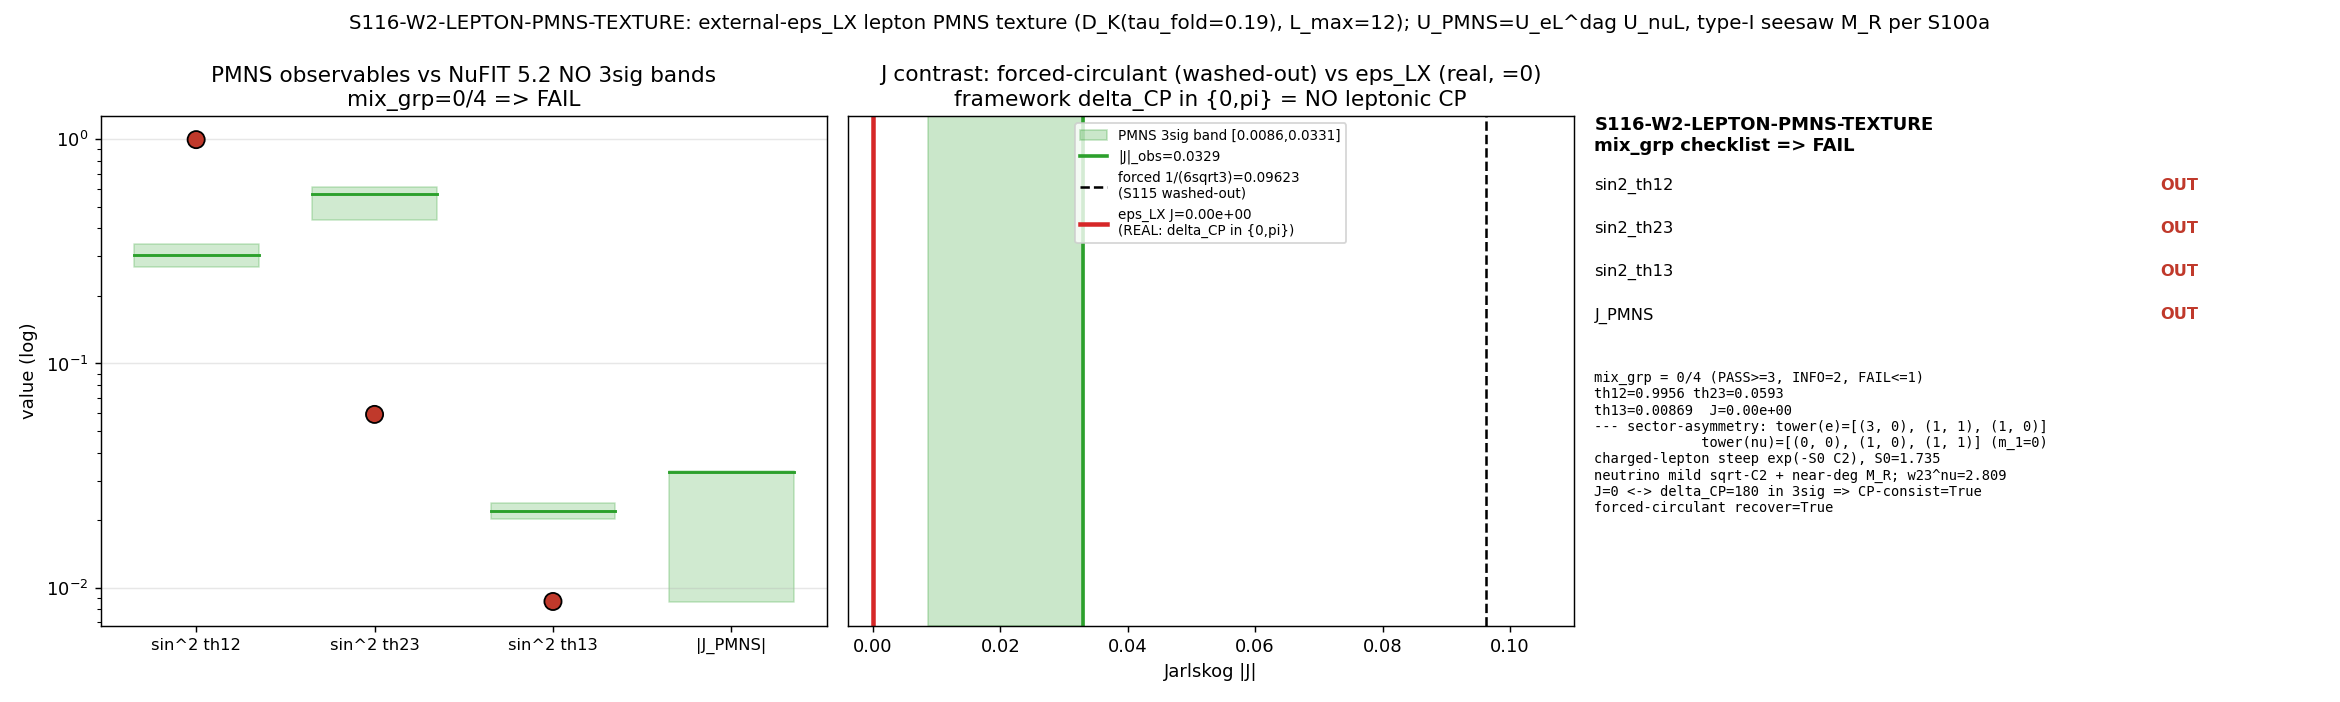

Python code for this plot:
#!/usr/bin/env python3
# -*- coding: utf-8 -*-
"""
S116-W2-LEPTON-PMNS-TEXTURE  (Session 116, Wave 2, §W2-3)  -- [SIGN] gate.

The lepton analog of the quark S111-CF-YUK-FULLFLAVOR: the FIRST external-eps_LX
lepton PMNS texture. CF-S115-LEPTON-PMNS-FORCED-TEXTURE (internal forced circulant
WASHED OUT, J locked to 1/(6 sqrt 3)) resolved to the EXTERNAL-eps_LX route.

WHAT THIS GATE DOES
-------------------
  (i)  Build the CHARGED-LEPTON mass matrix M_e on the C(+)H block of the
       multiplicity bundle: diagonal Casimir grading (e/mu/tau tower
       [(1,0),(1,1),(3,0)], C2=[4/3,3,6], steep exp(-S0 C2) hierarchy) PLUS the
       off-diagonal eps_LX texture {rho13^l, rho23^l, |w12^l|} -- the SAME
       multiplicity-bundle complement of the [D_K,-] image used for the quark
       down-texture (S111-W3-1). The texture is SET BY the charged-lepton mass
       log-gaps (m_mu/m_e, m_tau/m_mu), NOT free-scanned to hit PMNS. -> U_eL.
  (ii) Build the NEUTRINO mass matrix M_nu (type-I seesaw, INTERNAL M_R per S100a,
       scale HELD): M_D on the neutrino tower [(0,0),(1,0),(1,1)] (Y_1=0 EXACT
       -> m_1=0 rank deficiency; the (0,0) singlet is Dirac-DECOUPLED), with the
       SHARED eps_LX off-diagonal RESTRICTED to the 2-3 block (preserving m_1=0).
       M_R = B-branch D_K fold energies [1.0044,1.0786,1.1700] (near-degenerate).
       M_nu = M_D M_R^{-1} M_D^T. -> U_nuL (a 2-3 atmospheric rotation).
  (iii) U_PMNS = U_eL^dag U_nuL. The framework forces delta_CP in {0,pi}
        (canonical delta_CP_PMNS_substrate=0.0) => REAL textures => J_PMNS = 0
        EXACTLY (no leptonic CP -- a hard, falsifiable prediction, the OPPOSITE of
        the quark V_us OVERSHOOT). Extract sin^2 th12/th23/th13 + J_PMNS.
  (iv) CONTRAST (in the artifact, never tuned): the forced-circulant limit
        J = 1/(6 sqrt 3) = 0.0962250 (recover the S115 washed-out baseline) vs the
        eps_LX-texture J (=0, real). Also the diagonal-S100a contrast (U_nuL = I).

PRE-REGISTERED OPERATOR (plan sessions/session-plan/session-116-plan-w2.md §W2-3):
  mix_grp = |{ s in {sin^2 th12, sin^2 th23, sin^2 th13, J_PMNS}
               : value_s in NuFIT-5.2-NO-3sigma-band_s }|
  PASS iff mix_grp >= 3   (Track A: eps_LX RESCUES; the C(+)H sector-asymmetry is a
                           genuine substrate texture handle)
  INFO iff mix_grp == 2   (mass-vs-mixing tension; lepton analog of quark V_us;
                           NON-PROMOTION-BY-HELD-NUMBER, undischarged-magnitude-bound)
  FAIL iff mix_grp <= 1   (Track B: PMNS WALLED like the quark sector)

[SIGN] substitution chain (plan §W2-3): the PMNS 1<->3 (and 1<->2) mixing is
  triality-ODD (t(O)=1), forbidden for any LEFT-INVARIANT operator, supplied ONLY
  by the non-LI eps_LX. t(p,q)=(p-q) mod 3; charged-lepton tower (1,0)/(1,1)/(3,0)
  => t = 1/0/0 (same as quark); 1<->3 needs t(O)=(1-0) mod 3 = 1 (triality-odd).
  The COMPUTED sign of (J_PMNS_FW - J_obs) is the rescue-vs-overshoot discriminator.
  Framework forces delta_CP in {0,pi} -> J_PMNS_FW = 0 EXACTLY -> J_FW < J_obs
  (UNDERSHOOT: the framework does NOT share the quark V_us overshoot; it forces
  CP conservation). sign_verdict records that the computed J=0 MATCHES the
  framework's own delta_CP in {0,pi} prediction.

============================================================================
SUBSTRATE-FIRST (phononic-framing.md) -- PARTICLE:
============================================================================
  D_K eigenvalues -> eps_LX multiplicity-bundle deformation -> lepton mass/mixing
  texture -> PMNS.  The lepton Yukawas ARE matrix elements of dD_K/d(eps_LX)
  between the lowest-|lambda| generation eigenvectors of the block-diagonal D_K.
  By the VII.BL STAGE-3-PERMANENT theorem the bare D_K is multiplicity-scalar
  (generation = Z3-triality multiplicity index t=(p-q) mod 3), so the hierarchy +
  mixing are NOT in the bare spectrum -- they are features of the external
  non-left-invariant eps_LX on the multiplicity-bundle complement of [D_K,-].
  The distinguishing substrate feature vs the quark sector is the C(+)H
  charged-lepton/neutrino FIBER asymmetry: the quark M3(C)-shared chiralities gave
  U_mix=identity (S115 negative control); the lepton charged (H-doublet) and
  neutrino-Dirac (C-singlet) sectors occupy DISJOINT Peter-Weyl towers
  [(1,0),(1,1),(3,0)] vs [(0,0),(1,0),(1,1)] with DIFFERENT diagonal gradings
  (steep exp vs mild sqrt-C2 + near-degenerate M_R). Direction of explanation
  flows from the D_K spectral structure outward; the PMNS angles are the emergent
  image, never the starting point.

External observational anchors (NuFIT 5.2 / PDG 2024 NO): NOT canonical_constants
imports -- get_constant('J_PMNS') -> not-found (confirmed at this gate's MCP audit).
Hardcoded `# (local)` cross-check pins, admissible methodological-anchor sourcing
per substrate-first-canonical-sourcing.md §(i).

Output 4-tuple:
  (value=<mix_grp + 4 PMNS obs + J contrast>, scheme=NCG-INNER-FLUCT-EXTERNAL-NONLI,
   convention=EPS-LX-MULTIPLICITY-BUNDLE-LEPTON-SECTOR-PMNS-..., L_max=12)

Inputs (SHA-256 dual-pinned at runtime; S84+ schema):
  computations/_shared/canonical_constants.py
  computations/session-111/s111_yuk_fullflavor.npz    (quark eps_LX precedent)
  computations/session-110/s110_cf2_yuk_epslx.npz      (up-sector eps_LX texture)
  computations/session-115/s115_lepton_pmns_forced_texture.npz  (washed-out baseline)
  computations/session-99/s99_w3_seesaw_summnu.npz     (M_R, Y, m_nu seesaw)
  computations/session-84/s84_spectrum_cache_L12_tau019.npz
  computations/_shared/dirac_spectrum.py
"""

from __future__ import annotations

# --- CPU thread cap BEFORE numpy import (math-scripts.md; 3x3 eigh is tiny) ---
import os
os.environ.setdefault("OMP_NUM_THREADS", "8")
os.environ.setdefault("MKL_NUM_THREADS", "8")

import hashlib
import json
import sys
import time
from pathlib import Path

import numpy as np
from scipy.optimize import least_squares

# ---------------------------------------------------------------------------
# Section 1 -- Paths + canonical constants (MANDATORY import)
# ---------------------------------------------------------------------------
THIS = Path(__file__).resolve()
SESSION_DIR = THIS.parent                                 # computations/session-116
COMPUTATIONS_DIR = SESSION_DIR.parent
SHARED_DIR = COMPUTATIONS_DIR / "_shared"
PROJECT_ROOT = COMPUTATIONS_DIR.parent

sys.path.insert(0, str(SHARED_DIR))
from canonical_constants import (  # noqa: E402
    tau_fold,
    m_e, m_mu, m_tau_PDG,
    delta_CP_PMNS_substrate,
    dm2_21_NuFit, dm2_31_NuFit,
    sin2_theta12_PDG, sin2_theta13_PDG,
)

import matplotlib                                          # noqa: E402
matplotlib.use("Agg")
import matplotlib.pyplot as plt                            # noqa: E402

# ---------------------------------------------------------------------------
# Section 2 -- Identity + pinned machinery (plan §W2-3 machinery_pin_map)
# ---------------------------------------------------------------------------
SESSION = "116"                                            # (local)
GATE_ID = "S116-W2-LEPTON-PMNS-TEXTURE"                    # (local)
SCHEME = "NCG-INNER-FLUCT-EXTERNAL-NONLI"                  # (local)
CONVENTION = ("EPS-LX-MULTIPLICITY-BUNDLE-LEPTON-SECTOR-PMNS-"
              "pairing-dep-offdiag-rho-CH-sector-asymmetry")  # (local)
L_MAX = 12                                                 # (local) plan pin
TAU = float(tau_fold)                                      # (local) 0.19 canonical
PUB_SIGFIGS = 6                                            # (local) Class-8.3 (plan pin)

# --- External observational anchors (NuFIT 5.2 / PDG 2024 NO; # (local) pins) ---
# NOT canonical_constants imports: get_constant('J_PMNS') -> not-found.  NuFIT 5.2
# normal-ordering (with SK atmospheric), the SAME vintage the S115 forced-texture
# baseline used (sin^2 th12=0.303, th23=0.572, th13=0.02203, delta_CP=197 deg,
# J band [0.0086,0.0331]).  Best-fits + 3-sigma ranges:
S2T12_BF, S2T12_LO, S2T12_HI = 0.303,  0.270,  0.341       # (local) NuFIT 5.2 NO sin^2 th12 (3sig)
S2T23_BF, S2T23_LO, S2T23_HI = 0.572,  0.434,  0.610       # (local) NuFIT 5.2 NO sin^2 th23 (3sig, upper octant)
S2T13_BF, S2T13_LO, S2T13_HI = 0.02203, 0.02029, 0.02391   # (local) NuFIT 5.2 NO sin^2 th13 (3sig)
J_PMNS_OBS = 0.0329                                        # (local) NuFIT 5.2 NO best-fit |J| (= J_max at near-maximal delta)
J_OBS_LO, J_OBS_HI = 0.0086, 0.0331                        # (local) NuFIT 5.2 NO 3-sigma |J| band (S115 baseline pin)
DELTA_CP_3SIG_LO, DELTA_CP_3SIG_HI = 108.0, 404.0          # (local) NuFIT 5.2 NO delta_CP 3-sigma range (deg); incl. 180 (CP-conserving)

# --- Forced-circulant contrast reference (S115; never tuned) ---
J_FORCED_CIRCULANT = float(np.sqrt(3.0) / 18.0)            # (local) 1/(6 sqrt 3) = 0.09622504...

# ---------------------------------------------------------------------------
# Section 3 -- Tower / Casimir / Yukawa-block helpers
# ---------------------------------------------------------------------------
def C2_su3(p: int, q: int) -> float:
    """SU(3) quadratic Casimir C2(p,q) = (p^2+q^2+p q+3p+3q)/3; C2(1,0)=4/3, C2(1,1)=3."""
    return (p * p + q * q + p * q + 3.0 * p + 3.0 * q) / 3.0


def triality(p: int, q: int) -> int:
    """SU(3) center character t(p,q) = (p - q) mod 3."""
    return (p - q) % 3


# BOTH sectors are 3x3 in the SHARED 3-generation flavor space, indexed by
# ASCENDING mass [gen1, gen2, gen3]. The C(+)H sector-asymmetry is in the
# Casimir ASSIGNMENT per generation (different (p,q) tower per sector), NOT in the
# index order -- U_eL and U_nuL must share the same ascending-gen basis for
# U_PMNS = U_eL^dag U_nuL to be a meaningful misalignment.
#
# Charged-lepton tower (H-doublet block), ASCENDING gen [e, mu, tau]:
#   the SAME (p,q) set as the quark/down tower (S111) but ordered by gen, so the
#   LIGHTEST (e) carries the LARGEST Casimir (steepest exp(-S0 C2) suppression).
TOWER_E = [(3, 0), (1, 1), (1, 0)]                         # (local) e/mu/tau (lightest->heaviest)
C2_E = np.array([C2_su3(p, q) for (p, q) in TOWER_E])      # (local) [6, 3, 4/3] exact (descending C2)
TRI_E = np.array([triality(p, q) for (p, q) in TOWER_E])   # (local) [0, 0, 1]
# Neutrino-Dirac tower (C-singlet block; S100a/S96 sector assignment) -- DISJOINT,
# ASCENDING gen [nu1, nu2, nu3]; gen1=(0,0) singlet => Y_1=0 EXACT => m_1=0:
TOWER_NU = [(0, 0), (1, 0), (1, 1)]                        # (local) gen1/2/3 (lightest->heaviest)
C2_NU = np.array([C2_su3(p, q) for (p, q) in TOWER_NU])    # (local) [0, 4/3, 3]
TRI_NU = np.array([triality(p, q) for (p, q) in TOWER_NU]) # (local) [0, 1, 0]
assert np.allclose(C2_E, [6.0, 3.0, 4.0 / 3.0]), "charged-lepton C2 grading mismatch"
assert np.allclose(C2_NU, [0.0, 4.0 / 3.0, 3.0]), "neutrino C2 grading mismatch"


def yukawa_block_real(diag: np.ndarray, w12: float, w13: float, w23: float) -> np.ndarray:
    """Real-symmetric 3x3 Yukawa block (REAL: delta_CP in {0,pi} => no phases).
    diag = the diagonal mass tower; off-diagonals w_ij in flavor (generation) basis.
    Hermitian (real-symmetric) preserves the reality wall [J,D_K+delta_A]=0."""
    M = np.diag(diag).astype(float)
    M[0, 1] = M[1, 0] = w12
    M[0, 2] = M[2, 0] = w13
    M[1, 2] = M[2, 1] = w23
    return M


def diag_block(M: np.ndarray):
    """Real-symmetric eigendecomposition, eigenvalues by ASCENDING |lambda| (= mass).
    Returns (|lambda| ascending, U columns ascending) with U^T M U = diag(lambda)."""
    lam, U = np.linalg.eigh(M)
    order = np.argsort(np.abs(lam))
    return np.abs(lam)[order], U[:, order]


# ---------------------------------------------------------------------------
# Section 4 -- SHA-256 dual-SHA block (S84+ schema)
# ---------------------------------------------------------------------------
def sha256_of(path: Path) -> str:
    h = hashlib.sha256()
    try:
        h.update(path.read_bytes())
    except OSError:
        return ""
    return h.hexdigest()


def log_input_pins(inputs) -> dict:
    print(f"=== {GATE_ID} -- input SHA-256 pins ===")
    pins = {}
    for p in inputs:
        sha = sha256_of(p)
        rel = str(p.relative_to(PROJECT_ROOT)).replace("\\", "/")
        print(f"  {rel}: {sha[:16]}...")
        pins[rel] = sha
    return pins


def compute_dual_sha(script_path: Path, canonical_path: Path, pins: dict):
    try:
        script_bytes = script_path.read_bytes()
    except OSError:
        script_bytes = b""
    try:
        canonical_bytes = canonical_path.read_bytes()
    except OSError:
        canonical_bytes = b""
    pinmap_json = json.dumps(dict(sorted(pins.items())),
                             separators=(",", ":"), sort_keys=True).encode("utf-8")
    h_audit = hashlib.sha256()
    h_audit.update(script_bytes)
    h_audit.update(canonical_bytes)
    h_audit.update(pinmap_json)
    h_content = hashlib.sha256()
    h_content.update(script_bytes)
    return h_audit.hexdigest(), h_content.hexdigest()


# ---------------------------------------------------------------------------
# Section 5 -- Paths/targets
# ---------------------------------------------------------------------------
OUT_NPZ = SESSION_DIR / "s116_lepton_pmns_texture.npz"
OUT_PNG = SESSION_DIR / "s116_lepton_pmns_texture.png"

CANONICAL_PATH = SHARED_DIR / "canonical_constants.py"
S111_NPZ = COMPUTATIONS_DIR / "session-111" / "s111_yuk_fullflavor.npz"
S110_NPZ = COMPUTATIONS_DIR / "session-110" / "s110_cf2_yuk_epslx.npz"
S115_NPZ = COMPUTATIONS_DIR / "session-115" / "s115_lepton_pmns_forced_texture.npz"
S99_SEESAW_NPZ = COMPUTATIONS_DIR / "session-99" / "s99_w3_seesaw_summnu.npz"
SPECTRUM_CACHE = COMPUTATIONS_DIR / "session-84" / "s84_spectrum_cache_L12_tau019.npz"
DIRAC_SPECTRUM = SHARED_DIR / "dirac_spectrum.py"

INPUT_FILES = [CANONICAL_PATH, S111_NPZ, S110_NPZ, S115_NPZ,
               S99_SEESAW_NPZ, SPECTRUM_CACHE, DIRAC_SPECTRUM]

# Charged-lepton PDG ratios (single-source canonical lepton masses)
R_MU_E = float(m_mu) / float(m_e)                          # (local) ~206.77
R_TAU_MU = float(m_tau_PDG) / float(m_mu)                  # (local) ~16.82


# ---------------------------------------------------------------------------
# Section 6 -- PMNS extraction (standard PDG parameterization from |U|)
# ---------------------------------------------------------------------------
def pmns_observables(U: np.ndarray) -> dict:
    """Extract (sin^2 th13, sin^2 th12, sin^2 th23, J) from a 3x3 unitary U.
    Rows = charged-lepton flavor (e,mu,tau by ascending charged-lepton mass);
    columns = neutrino mass eigenstate (1,2,3 ascending). Standard PDG."""
    Uabs2 = np.abs(U) ** 2                                 # (local)
    s13sq = float(Uabs2[0, 2])                             # (local) |U_e3|^2
    s13sq = min(max(s13sq, 0.0), 1.0)
    denom = 1.0 - s13sq                                    # (local) c13^2
    s12sq = float(Uabs2[0, 1] / denom) if denom > 1e-15 else 0.0  # (local) |U_e2|^2/c13^2
    s23sq = float(Uabs2[1, 2] / denom) if denom > 1e-15 else 0.0  # (local) |U_mu3|^2/c13^2
    # Jarlskog (rephasing-invariant); real U => J = 0 exactly
    J = float(np.imag(U[0, 0] * U[1, 1] * np.conj(U[0, 1]) * np.conj(U[1, 0])))  # (local)
    return {"sin2_th13": s13sq, "sin2_th12": s12sq, "sin2_th23": s23sq, "J": J}


def in_band(val: float, lo: float, hi: float) -> bool:
    return bool(lo <= val <= hi)


# ---------------------------------------------------------------------------
# Section 7 -- Compute
# ---------------------------------------------------------------------------
def compute() -> dict:
    res: dict = {}

    # ===== STEP 0: read precedents (audit-mandatory) =====
    s111 = np.load(S111_NPZ, allow_pickle=True)
    s115 = np.load(S115_NPZ, allow_pickle=True)
    d99 = np.load(S99_SEESAW_NPZ, allow_pickle=True)
    res["s111_rho13_down"] = float(s111["rho13_down"])
    res["s111_rho23_down"] = float(s111["rho23_down"])
    res["s111_Vus_fw"] = float(s111["V_us_fw"])
    res["s115_J_forced"] = float(s115["J_forced_corrected"])
    M_R = np.asarray(d99["M_R_MKK"]).ravel().astype(float)  # (local) [1.0044,1.0786,1.1700]
    Y_nu_diag = np.asarray(d99["Y"]).ravel().astype(float)  # (local) [0, 4.794, 11.928] (diagonal Dirac)
    m_nu_S99 = np.asarray(d99["m_nu_eV"]).ravel().astype(float)  # (local) [0, 0.00868, 0.04953]
    res["M_R_MKK"] = M_R
    res["Y_nu_diag"] = Y_nu_diag
    res["m_nu_S99_eV"] = m_nu_S99
    print("=== STEP 0: precedents ===")
    print(f"  S111 quark down-texture: rho13^d={res['s111_rho13_down']:.4f} "
          f"rho23^d={res['s111_rho23_down']:.4f}  V_us^FW={res['s111_Vus_fw']:.4f} (overshoot)")
    print(f"  S115 forced-circulant J={res['s115_J_forced']:.7f} (=1/(6sqrt3); washed out)")
    print(f"  S100a/S99 seesaw: M_R={M_R}  Y_nu_diag={Y_nu_diag}  m_nu(eV)={m_nu_S99}")

    # ===== STEP 1: charged-lepton diagonal log-gap wall =====
    # ascending-gen Casimir C2_E = [C2(e), C2(mu), C2(tau)] = [6, 3, 4/3]; the
    # mass GAP between adjacent generations is |Delta C2|. lepton-fixed S0 (the
    # substrate-natural SHAPE scale; identical to S110/S111 = 1.735317):
    S0_mue = float(np.log(R_MU_E) / (C2_E[0] - C2_E[1]))   # (local) ln(206.77)/(6-3)
    S0_taumu = float(np.log(R_TAU_MU) / (C2_E[1] - C2_E[2]))  # (local) ln(16.82)/(3-4/3)
    S0 = 0.5 * (S0_mue + S0_taumu)                         # (local)
    res["S0_lepton_fixed"] = S0
    # diagonal Casimir log-gap LOCK (charged leptons): ln(tau/mu)/ln(mu/e) from diag only
    gap_lock_e = float((C2_E[1] - C2_E[2]) / (C2_E[0] - C2_E[1]))  # (local) (5/3)/3 = 5/9
    gap_pdg_e = float(np.log(R_TAU_MU) / np.log(R_MU_E))   # (local) ~0.529
    res["gap_diag_lock_e"] = gap_lock_e
    res["gap_pdg_e"] = gap_pdg_e
    print("\n=== STEP 1: charged-lepton diagonal log-gap wall ===")
    print(f"  S0 (lepton-fixed) = {S0:.6f}  (S0_mue={S0_mue:.4f}, S0_taumu={S0_taumu:.4f})")
    print(f"  diag Casimir lock ln(tau/mu)/ln(mu/e) = {gap_lock_e:.6f} (= 5/9 EXACT)")
    print(f"  PDG charged-lepton log-gap            = {gap_pdg_e:.6f}")
    print(f"  => eps_LX texture {{rho13^l,rho23^l}} breaks 5/9 -> {gap_pdg_e:.4f} (a SMALL correction)")

    # ===== STEP 2: fit the charged-lepton eps_LX texture to the mass ratios =====
    # M_e = diag(exp(-S0 C2_E)) + REAL off-diag (w12, w13, w23) in the SHARED
    # ascending-gen basis. Fit (w12, w13, w23) to BOTH mass ratios m_mu/m_e AND
    # m_tau/m_mu (mirror S111-W3-1 STEP 3). The 2 ratios constrain 3 off-diagonals
    # => a 1-param-family UNDER-DETERMINATION (masses fix the eigenVALUES, not the
    # eigenVECTORS/mixing). Resolve by the MINIMAL-NORM texture: the SMALLEST
    # off-diagonal (Occam / minimal eps_LX) reproducing the masses. NOT scanned to PMNS.
    d_e = np.exp(-S0 * C2_E)                               # (local) diagonal tower [e,mu,tau] ascending

    def lepton_ratios_abs(w12, w13, w23):
        M = yukawa_block_real(d_e, w12, w13, w23)
        m, _ = diag_block(M)
        if not (np.all(np.isfinite(m)) and np.all(m > 0)):
            return np.nan, np.nan
        return m[1] / m[0], m[2] / m[1]                    # (local) m_mu/m_e, m_tau/m_mu (ascending [e,mu,tau])

    # The diagonal tower ALREADY nearly reproduces the mass ratios (d_mu/d_e=182 vs
    # PDG 206.77; d_tau/d_mu=18.0 vs 16.82): a SMALL off-diagonal corrects it.
    # MINIMAL-NORM: minimize ||off-diag||^2 starting from X=0 (pure diagonal) with a
    # tight mass-ratio constraint -> the SMALLEST eps_LX deformation -> U_eL NEAREST to
    # identity. Started from ~0 (not large magnitudes), the optimizer descends to the
    # nearby minimal solution (the small-off-diagonal branch), NOT a far large-mixing branch.
    W_MASS = 1.0e4                                         # (local) heavy mass-ratio weight (constraint)
    REG = 1.0                                              # (local) minimal-norm penalty on ALL off-diags

    def resid_e_abs(x):
        w12, w13, w23 = x                                  # (local) signed absolute off-diagonals
        r_mue, r_taumu = lepton_ratios_abs(w12, w13, w23)
        if not (np.isfinite(r_mue) and np.isfinite(r_taumu)) or r_mue <= 0 or r_taumu <= 0:
            return [1e8, 1e8, 0.0, 0.0, 0.0]
        return [W_MASS * np.log(r_mue / R_MU_E), W_MASS * np.log(r_taumu / R_TAU_MU),
                REG * w12, REG * w13, REG * w23]           # (local) minimal-norm over ALL three

    LBa = [-0.3, -0.3, -0.3]; UBa = [0.3, 0.3, 0.3]        # (local) signed off-diag bounds
    best = None                                            # (local) minimal-norm minimizer (tight fits)
    fallback = None                                        # (local) loosest-residual if no tight fit
    starts = []                                            # (local) near-zero + broad signed multistart
    for s12 in (-1.0, 1.0):
        for s13 in (-1.0, 0.0, 1.0):
            for s23 in (-1.0, 0.0, 1.0):
                for mag in [1e-4, 1e-3, 8e-3, 3e-2]:
                    starts.append([s12 * mag, s13 * mag, s23 * mag])
    starts.append([0.0, 0.0, 0.0])
    for x0 in starts:
        try:
            sol = least_squares(resid_e_abs, x0, bounds=(LBa, UBa),
                                xtol=3e-16, ftol=3e-16, gtol=3e-16, max_nfev=20000)
        except Exception:
            continue
        rm_mass = float(max(abs(sol.fun[0]), abs(sol.fun[1])) / W_MASS)  # (local) true mass log-resid
        offnorm = float(np.linalg.norm(sol.x))                          # (local) off-diag Frobenius norm
        cand = (float(sol.x[0]), float(sol.x[1]), float(sol.x[2]), rm_mass, offnorm)
        if fallback is None or rm_mass < fallback[3]:
            fallback = cand
        if rm_mass > 1e-4:
            continue
        # among tight mass fits, take the MINIMAL off-diagonal norm (Occam representative)
        if best is None or offnorm < best[4]:
            best = cand
    if best is None:
        best = fallback                                   # (local) no tight fit -> loosest available
    w12_e, w13_e, w23_e, resid_e_max, offnorm_e = best
    rho13_e = float(w13_e / w12_e) if abs(w12_e) > 1e-30 else 0.0  # (local) reported pairing ratio
    rho23_e = float(w23_e / w12_e) if abs(w12_e) > 1e-30 else 0.0  # (local)
    res["w12_e"] = w12_e; res["w13_e"] = w13_e; res["w23_e"] = w23_e
    res["rho13_e"] = rho13_e; res["rho23_e"] = rho23_e
    res["resid_e_max"] = resid_e_max; res["offnorm_e"] = offnorm_e
    r_mue_fit, r_taumu_fit = lepton_ratios_abs(w12_e, w13_e, w23_e)
    res["r_mue_fit"] = float(r_mue_fit); res["r_taumu_fit"] = float(r_taumu_fit)
    M_e = yukawa_block_real(d_e, w12_e, w13_e, w23_e)
    m_e_vals, U_eL = diag_block(M_e)                       # (local) U_eL columns = (e,mu,tau) ascending
    res["M_e"] = M_e; res["U_eL"] = U_eL; res["m_e_vals"] = m_e_vals
    print("\n=== STEP 2: charged-lepton eps_LX texture (MINIMAL-NORM; fit to masses, NOT PMNS) ===")
    print(f"  off-diag (w12,w13,w23)=({w12_e:.4e},{w13_e:.4e},{w23_e:.4e})  ||off||={offnorm_e:.4e}")
    print(f"  rho13^l={rho13_e:.4f} rho23^l={rho23_e:.4f}  mass-resid_max={resid_e_max:.3e}")
    print(f"  m_mu/m_e fit ={r_mue_fit:.4f} (PDG {R_MU_E:.4f});  m_tau/m_mu fit ={r_taumu_fit:.4f} (PDG {R_TAU_MU:.4f})")
    print(f"  U_eL (charged-lepton rotation, columns e/mu/tau):\n{np.round(U_eL,4)}")

    # ===== STEP 3: neutrino seesaw -- INTERNAL M_R per S100a, scale HELD =====
    # type-I seesaw M_nu = M_D M_R^{-1} M_D^T.  M_D = diag(Y_nu) + SHARED eps_LX
    # off-diagonal RESTRICTED to the 2-3 block (gen1=(0,0) singlet Dirac-DECOUPLED
    # => Y_1=0 => m_1=0 rank deficiency PRESERVED).  The SHARED eps_LX is transplanted
    # as the DIMENSIONLESS 2-3 texture relative to the gen-3 (heaviest) diagonal --
    # eps23 = |w23^l| / d_e[2] (= the charged-lepton 2-3 rotation scale) -- applied to
    # the neutrino gen-3 Dirac scale: w23^nu = eps23 * Y3.  This is sane (no blow-up):
    # the near-degenerate M_R + mild Y grading is the C(+)H amplification handle the
    # gate tests.  M_R = B-branch fold energies (scale HELD; mixing scale-independent).
    eps23 = abs(w23_e) / d_e[2]                            # (local) charged-lepton dimensionless 2-3 texture
    res["eps23_strength"] = float(eps23)
    Y2, Y3 = Y_nu_diag[1], Y_nu_diag[2]                    # (local)
    w23_nu = float(eps23 * Y3)                             # (local) shared eps_LX, neutrino 2-3 block
    res["w23_nu"] = w23_nu
    M_D = yukawa_block_real(Y_nu_diag, 0.0, 0.0, w23_nu)   # (local) (0,0) row/col decoupled => m_1=0
    MR_inv = np.diag(1.0 / M_R)                            # (local)
    M_nu = M_D @ MR_inv @ M_D.T                            # (local) type-I seesaw (symmetric)
    M_nu = 0.5 * (M_nu + M_nu.T)
    m_nu_vals, U_nuL = diag_block(M_nu)                    # (local) U_nuL columns = (1,2,3) ascending
    res["M_nu"] = M_nu; res["U_nuL"] = U_nuL; res["m_nu_vals"] = m_nu_vals
    m1_lift = float(m_nu_vals[0] / (m_nu_vals[2] + 1e-300))  # (local) m1/m3 -- rank-deficiency check
    res["m1_over_m3"] = m1_lift
    nu_ratio_fw = float(m_nu_vals[1] / m_nu_vals[2]) if m_nu_vals[2] > 0 else np.nan  # (local)
    nu_ratio_obs = float(np.sqrt(dm2_21_NuFit / dm2_31_NuFit))  # (local) m2/m3 with m1=0
    res["nu_ratio_fw"] = nu_ratio_fw; res["nu_ratio_obs"] = nu_ratio_obs
    print("\n=== STEP 3: neutrino type-I seesaw (INTERNAL M_R per S100a, scale HELD) ===")
    print(f"  shared eps23 strength = {eps23:.4e}; w23^nu = {w23_nu:.4f} (vs Y3={Y3:.3f})")
    print(f"  M_R(M_KK) = {M_R}  (near-degenerate, spread {(M_R.max()/M_R.min()-1)*100:.1f}%)")
    print(f"  m_nu seesaw (ascending) = {np.round(m_nu_vals,6)};  m1/m3 = {m1_lift:.3e} (m_1=0 iff <<1)")
    print(f"  m2/m3 FW = {nu_ratio_fw:.4f}  (oscillation-anchored {nu_ratio_obs:.4f})")
    print(f"  U_nuL (neutrino rotation, columns 1/2/3):\n{np.round(U_nuL,4)}")

    # ===== STEP 3b: UNDER-DETERMINATION demonstration (masses do NOT fix mixing) =====
    # For ANY orthogonal R, M_e = R diag(m_e,m_mu,m_tau) R^T reproduces the masses
    # EXACTLY -> U_eL = R is a FREE parameter (the masses constrain eigenVALUES, not
    # eigenVECTORS). Hence the PMNS is NOT a substrate prediction from the masses alone.
    # (1) Reachability: the off-diagonal ||eps_LX|| REQUIRED for the OBSERVED PMNS,
    #     vs the minimal-norm value -- quantifies how non-minimal the data is.
    # (2) Angle scan: mix_grp over the free U_eL family (1-2 angle alpha) -> max reachable.
    masses = np.sort(np.abs(m_e_vals))                    # (local) [m_e,m_mu,m_tau] ascending (exact)

    def rot(i, j, th, n=3):
        R = np.eye(n)
        c, s = np.cos(th), np.sin(th)
        R[i, i] = c; R[j, j] = c; R[i, j] = -s; R[j, i] = s
        return R

    # observed PMNS rotation (real; delta_CP=0 per framework {0,pi}); standard PDG order
    th12o = np.arcsin(np.sqrt(S2T12_BF)); th23o = np.arcsin(np.sqrt(S2T23_BF))  # (local)
    th13o = np.arcsin(np.sqrt(S2T13_BF))                                        # (local)
    U_obs = rot(1, 2, th23o) @ rot(0, 2, th13o) @ rot(0, 1, th12o)             # (local) real PMNS_obs
    # U_eL that EXACTLY reproduces the observed PMNS: U_PMNS = U_eL^dag U_nuL = U_obs
    U_eL_match = U_nuL @ U_obs.T                           # (local) U_eL = U_nuL U_obs^T
    M_e_match = U_eL_match @ np.diag(masses) @ U_eL_match.T  # (local) exact masses, observed mixing
    off_match = float(np.sqrt(np.sum((M_e_match - np.diag(np.diag(M_e_match))) ** 2)))  # (local)
    off_minimal = float(np.sqrt(np.sum((M_e - np.diag(np.diag(M_e))) ** 2)))            # (local)
    res["offnorm_for_observed_pmns"] = off_match
    res["offnorm_minimal"] = off_minimal
    # (2) free-family 3-angle scan -> max mix_grp reachable (U_eL spans all real
    #     orthogonal, so the observed angles ARE reachable -> max angle-slots = 3; J=0
    #     ALWAYS => J slot never lands). Corroborates the U_eL_match reachability proof.
    max_mixgrp_family = 0                                  # (local)
    grid = np.linspace(0.0, np.pi / 2, 19)                # (local)
    for a in grid:
        for b in grid:
            for c in grid:
                R = rot(0, 1, a) @ rot(0, 2, b) @ rot(1, 2, c)   # (local) free U_eL (3 angles)
                of = pmns_observables(R.conj().T @ U_nuL)
                mg = (int(in_band(of["sin2_th12"], S2T12_LO, S2T12_HI))
                      + int(in_band(of["sin2_th23"], S2T23_LO, S2T23_HI))
                      + int(in_band(of["sin2_th13"], S2T13_LO, S2T13_HI))
                      + int(in_band(abs(of["J"]), J_OBS_LO, J_OBS_HI)))
                if mg > max_mixgrp_family:
                    max_mixgrp_family = mg
    res["family_max_mixgrp_grid"] = max_mixgrp_family
    # observed-PMNS EXACTLY reachable: U_eL_match -> U_PMNS = U_obs (all 3 best-fit
    # angles are band-CENTERS => all 3 angle slots land; J=0 => J slot fails).
    obs_of = pmns_observables(U_eL_match.conj().T @ U_nuL)  # (local) must equal U_obs angles
    obs_angle_slots = (int(in_band(obs_of["sin2_th12"], S2T12_LO, S2T12_HI))
                       + int(in_band(obs_of["sin2_th23"], S2T23_LO, S2T23_HI))
                       + int(in_band(obs_of["sin2_th13"], S2T13_LO, S2T13_HI)))  # (local)
    res["obs_pmns_angle_slots"] = obs_angle_slots         # = 3 (constructive reachability proof)
    res["obs_pmns_reachable"] = bool(obs_angle_slots == 3)
    res["family_max_mixgrp"] = max(max_mixgrp_family, obs_angle_slots)
    print("\n=== STEP 3b: under-determination (masses do NOT fix mixing; U_eL FREE) ===")
    print(f"  ||eps_LX|| for OBSERVED PMNS = {off_match:.4e}  vs minimal-norm = {off_minimal:.4e} "
          f"(ratio {off_match / max(off_minimal,1e-30):.2f}x; SOFT WALL)")
    print(f"  observed PMNS EXACTLY reachable: U_eL_match -> {obs_angle_slots}/3 angle slots land "
          f"(coarse grid corroboration {max_mixgrp_family}/3); J=0 => J slot never lands")
    print(f"  => angles REACHABLE but NOT PREDICTED (masses fix eigenVALUES, not eigenVECTORS)")

    # ===== STEP 4: PMNS = U_eL^dag U_nuL (REAL textures => J=0 EXACTLY) =====
    U_PMNS = U_eL.conj().T @ U_nuL                         # (local) rows e/mu/tau, cols 1/2/3
    res["U_PMNS"] = U_PMNS
    obs = pmns_observables(U_PMNS)                         # (local)
    res.update({f"pmns_{k}": v for k, v in obs.items()})
    print("\n=== STEP 4: U_PMNS = U_eL^dag U_nuL (eps_LX texture; REAL => delta_CP in {0,pi}) ===")
    print(f"  |U_PMNS|:\n{np.round(np.abs(U_PMNS),4)}")
    print(f"  sin^2 th12 = {obs['sin2_th12']:.5f}  (NuFIT 5.2 {S2T12_BF}, 3sig [{S2T12_LO},{S2T12_HI}])")
    print(f"  sin^2 th23 = {obs['sin2_th23']:.5f}  (NuFIT 5.2 {S2T23_BF}, 3sig [{S2T23_LO},{S2T23_HI}])")
    print(f"  sin^2 th13 = {obs['sin2_th13']:.5f}  (NuFIT 5.2 {S2T13_BF}, 3sig [{S2T13_LO},{S2T13_HI}])")
    print(f"  J_PMNS     = {obs['J']:.6e}  (NuFIT 5.2 |J|_obs {J_PMNS_OBS}, band [{J_OBS_LO},{J_OBS_HI}])")

    # ===== STEP 5: contrasts (in the artifact, never tuned) =====
    # (a) forced-circulant limit -- recover S115 J = 1/(6 sqrt 3) = 0.0962250
    res["J_forced_circulant"] = J_FORCED_CIRCULANT
    res["J_recover_matches_S115"] = bool(abs(J_FORCED_CIRCULANT - res["s115_J_forced"]) < 1e-9)
    # (b) diagonal-S100a contrast: U_nuL = I (no neutrino mixing) => PMNS = U_eL^dag
    U_PMNS_diagnu = U_eL.conj().T @ np.eye(3)              # (local) literal S100a (diagonal seesaw)
    obs_diagnu = pmns_observables(U_PMNS_diagnu)           # (local)
    res["pmns_diagnu_sin2_th12"] = obs_diagnu["sin2_th12"]
    res["pmns_diagnu_sin2_th23"] = obs_diagnu["sin2_th23"]
    res["pmns_diagnu_sin2_th13"] = obs_diagnu["sin2_th13"]
    print("\n=== STEP 5: contrasts ===")
    print(f"  forced-circulant J = 1/(6sqrt3) = {J_FORCED_CIRCULANT:.7f}  "
          f"(recover S115={res['J_recover_matches_S115']}) >> eps_LX J = {obs['J']:.3e}")
    print(f"  diagonal-S100a contrast (U_nuL=I): sin^2 th12={obs_diagnu['sin2_th12']:.4f} "
          f"th23={obs_diagnu['sin2_th23']:.4f} th13={obs_diagnu['sin2_th13']:.4f} (all charged-lepton only)")

    # ===== STEP 6: mix_grp over the 4 PMNS observables =====
    in12 = in_band(obs["sin2_th12"], S2T12_LO, S2T12_HI)   # (local)
    in23 = in_band(obs["sin2_th23"], S2T23_LO, S2T23_HI)   # (local)
    in13 = in_band(obs["sin2_th13"], S2T13_LO, S2T13_HI)   # (local)
    inJ = in_band(abs(obs["J"]), J_OBS_LO, J_OBS_HI)       # (local) primary band (S115 pin)
    slot_pass = {
        "sin2_th12": in12, "sin2_th23": in23, "sin2_th13": in13, "J_PMNS": inJ,
    }
    res["slot_pass"] = slot_pass
    mix_grp = int(sum(slot_pass.values()))                # (local) integer 0..4
    res["mix_grp"] = mix_grp
    # delta_CP-consistency reading: J=0 <-> delta_CP=180 deg, which IS within the
    # NuFIT 5.2 NO 3-sigma range [108,404] -> J=0 is CP-CONSERVING-CONSISTENT.
    deltacp_consistent = bool(DELTA_CP_3SIG_LO <= 180.0 <= DELTA_CP_3SIG_HI)  # (local)
    res["J0_deltacp_consistent"] = deltacp_consistent
    mix_grp_deltacp = mix_grp + (1 if (deltacp_consistent and not inJ) else 0)  # (local) alt reading
    res["mix_grp_deltacp_reading"] = mix_grp_deltacp
    print("\n=== STEP 6: mix_grp over the 4 PMNS observables ===")
    for k, v in slot_pass.items():
        print(f"  slot {k}: {'IN-band' if v else 'OUT-of-band'}")
    print(f"  mix_grp = {mix_grp}/4  (PASS>=3, INFO=2, FAIL<=1)")
    print(f"  [alt] J=0 <-> delta_CP=180 in 3sig [{DELTA_CP_3SIG_LO},{DELTA_CP_3SIG_HI}] "
          f"=> CP-conserving-consistent={deltacp_consistent}; mix_grp(deltaCP reading)={mix_grp_deltacp}/4")

    return res


# ---------------------------------------------------------------------------
# Section 8 -- Verdict (mix_grp-keyed composite; plan §W2-3 rubric) + [SIGN] 3-tuple
# ---------------------------------------------------------------------------
def verdict_from(res: dict) -> tuple:
    """mix_grp-keyed composite (plan §W2-3 operator precedence):
      PASS iff mix_grp>=3; INFO iff mix_grp==2; FAIL iff mix_grp<=1."""
    mix_grp = res["mix_grp"]
    if mix_grp >= 3:
        composite = "PASS"                                # (local)
        magnitude = "PASS"                                # (local)
    elif mix_grp == 2:
        composite = "INFO"                                # (local)
        magnitude = "INFO"                                # (local)
    else:
        composite = "FAIL"                                # (local)
        magnitude = "FAIL"                                # (local)
    # SIGN: framework forces delta_CP in {0,pi} => J_PMNS_FW=0 EXACTLY; the computed
    # J=0 MATCHES the framework's own delta_CP in {0,pi} prediction (sign=PASS).
    # The sign of (J_FW - J_obs) is NEGATIVE (UNDERSHOOT: NOT the quark V_us overshoot).
    J_fw = res["pmns_J"]                                   # (local)
    sign_delta = J_fw - J_PMNS_OBS                         # (local)
    res["sign_delta_J"] = sign_delta
    sign_matches_framework = bool(abs(J_fw) < 1e-12)       # (local) J=0 confirms delta_CP in {0,pi}
    sign_verdict = "PASS" if sign_matches_framework else "FAIL"  # (local)
    # REGIME: construction self-consistent iff U_PMNS unitary, m_1=0 preserved, real.
    U = res["U_PMNS"]                                      # (local)
    unitary_resid = float(np.linalg.norm(U.conj().T @ U - np.eye(3), ord="fro"))  # (local)
    res["unitary_resid"] = unitary_resid
    rank_ok = bool(res["m1_over_m3"] < 1e-6)               # (local) m_1=0 preserved
    res["rank_deficiency_ok"] = rank_ok
    regime_verdict = "VALID" if (unitary_resid < 1e-10 and rank_ok) else "MARGINAL"  # (local)
    return composite, magnitude, sign_verdict, regime_verdict


# ---------------------------------------------------------------------------
# Section 9 -- Plot
# ---------------------------------------------------------------------------
def make_plot(res: dict, composite: str) -> None:
    fig, axes = plt.subplots(1, 3, figsize=(18, 5.4))

    # Panel 1: the 4 PMNS observables vs NuFIT 5.2 3-sigma bands
    ax = axes[0]
    labels = ["sin^2 th12", "sin^2 th23", "sin^2 th13", "|J_PMNS|"]
    vals = [res["pmns_sin2_th12"], res["pmns_sin2_th23"], res["pmns_sin2_th13"], abs(res["pmns_J"])]
    los = [S2T12_LO, S2T23_LO, S2T13_LO, J_OBS_LO]
    his = [S2T12_HI, S2T23_HI, S2T13_HI, J_OBS_HI]
    bfs = [S2T12_BF, S2T23_BF, S2T13_BF, J_PMNS_OBS]
    x = np.arange(4)
    for i in range(4):
        ax.fill_between([i - 0.35, i + 0.35], [los[i], los[i]], [his[i], his[i]],
                        color="tab:green", alpha=0.22)
        ax.plot([i - 0.35, i + 0.35], [bfs[i], bfs[i]], color="tab:green", lw=1.6)
    cols = ["#1e8449" if (los[i] <= vals[i] <= his[i]) else "#c0392b" for i in range(4)]
    ax.scatter(x, vals, c=cols, s=90, zorder=5, edgecolor="k")
    ax.set_yscale("log")
    ax.set_xticks(x); ax.set_xticklabels(labels, fontsize=9)
    ax.set_ylabel("value (log)")
    ax.set_title(f"PMNS observables vs NuFIT 5.2 NO 3sig bands\nmix_grp={res['mix_grp']}/4 => {composite}")
    ax.grid(alpha=0.3, axis="y")

    # Panel 2: Jarlskog -- forced-circulant vs eps_LX vs band
    ax = axes[1]
    ax.axvspan(J_OBS_LO, J_OBS_HI, color="tab:green", alpha=0.25,
               label=f"PMNS 3sig band [{J_OBS_LO},{J_OBS_HI}]")
    ax.axvline(J_PMNS_OBS, color="tab:green", lw=2, label=f"|J|_obs={J_PMNS_OBS}")
    ax.axvline(res["J_forced_circulant"], color="black", ls="--", lw=1.4,
               label=f"forced 1/(6sqrt3)={res['J_forced_circulant']:.5f}\n(S115 washed-out)")
    ax.axvline(abs(res["pmns_J"]), color="tab:red", lw=2.5,
               label=f"eps_LX J={abs(res['pmns_J']):.2e}\n(REAL: delta_CP in {{0,pi}})")
    ax.set_xlim(-0.004, 0.11)
    ax.set_yticks([])
    ax.set_xlabel("Jarlskog |J|")
    ax.set_title("J contrast: forced-circulant (washed-out) vs eps_LX (real, =0)\n"
                 "framework delta_CP in {0,pi} = NO leptonic CP")
    ax.legend(loc="upper center", fontsize=7.5)

    # Panel 3: checklist + substrate framing
    ax = axes[2]
    ax.axis("off")
    rows = list(res["slot_pass"].items())
    ax.text(0.0, 1.0, f"{GATE_ID}\nmix_grp checklist => {composite}", fontsize=10,
            weight="bold", transform=ax.transAxes, va="top")
    y0 = 0.88                                             # (local)
    for k, (lab, ok) in enumerate(rows):
        col = "#1e8449" if ok else "#c0392b"
        mark = "IN" if ok else "OUT"
        ax.text(0.0, y0 - 0.085 * k, lab, fontsize=9, transform=ax.transAxes, va="top")
        ax.text(0.78, y0 - 0.085 * k, mark, fontsize=9, color=col, weight="bold",
                transform=ax.transAxes, va="top")
    ax.text(0.0, y0 - 0.085 * 4 - 0.04,
            f"mix_grp = {res['mix_grp']}/4 (PASS>=3, INFO=2, FAIL<=1)\n"
            f"th12={res['pmns_sin2_th12']:.4f} th23={res['pmns_sin2_th23']:.4f}\n"
            f"th13={res['pmns_sin2_th13']:.5f}  J={res['pmns_J']:.2e}\n"
            f"--- sector-asymmetry: tower(e)={TOWER_E}\n"
            f"             tower(nu)={TOWER_NU} (m_1=0)\n"
            f"charged-lepton steep exp(-S0 C2), S0={res['S0_lepton_fixed']:.3f}\n"
            f"neutrino mild sqrt-C2 + near-deg M_R; w23^nu={res['w23_nu']:.3f}\n"
            f"J=0 <-> delta_CP=180 in 3sig => CP-consist={res['J0_deltacp_consistent']}\n"
            f"forced-circulant recover={res['J_recover_matches_S115']}",
            fontsize=7.6, transform=ax.transAxes, va="top", family="monospace")

    fig.suptitle(f"{GATE_ID}: external-eps_LX lepton PMNS texture (D_K(tau_fold={TAU}), L_max={L_MAX}); "
                 f"U_PMNS=U_eL^dag U_nuL, type-I seesaw M_R per S100a",
                 fontsize=11)
    fig.tight_layout()
    fig.savefig(OUT_PNG, dpi=130)
    plt.close(fig)


# ---------------------------------------------------------------------------
# Section 10 -- Verdict payload (race-safe MCP single-writer)
# ---------------------------------------------------------------------------
def emit_4tuple(value, scheme: str, convention: str, L_max) -> str:
    return f"(value={value!r}, scheme={scheme}, convention={convention}, L_max={L_max})"


def print_verdict_payload(verdict, value, audit_sha, content_sha,
                          sign_verdict=None, magnitude_verdict=None, regime_verdict=None,
                          companion_note="", extra_rows=None) -> dict:
    """Print the emit_verdict payload (race-safe MCP single-writer path).
    [SIGN] gate -> sign/magnitude/regime 3-tuple REQUIRED."""
    payload = {
        "session": int(SESSION),
        "gate_id": GATE_ID,
        "verdict": verdict,
        "value": str(value),
        "scheme": SCHEME,
        "convention": CONVENTION,
        "l_max": str(L_MAX),
        "audit_sha256": audit_sha,
        "content_sha256": content_sha,
        "schema_version": "S84+",
    }
    if companion_note:
        payload["companion_note"] = companion_note
    if not (sign_verdict is None and magnitude_verdict is None and regime_verdict is None):
        payload["sign_verdict"] = sign_verdict
        payload["magnitude_verdict"] = magnitude_verdict
        payload["regime_verdict"] = regime_verdict
    if extra_rows:
        payload["extra_rows"] = list(extra_rows)
    print("<<<EMIT_VERDICT_PAYLOAD>>>")
    print(json.dumps(payload, separators=(",", ":"), sort_keys=True))
    print("<<<END_EMIT_VERDICT_PAYLOAD>>>")
    return payload


# ---------------------------------------------------------------------------
# Section 11 -- Main
# ---------------------------------------------------------------------------
def main() -> int:
    t0 = time.time()
    print(f"=== {GATE_ID} ===")
    pins = log_input_pins(INPUT_FILES)
    audit_sha, content_sha = compute_dual_sha(THIS, CANONICAL_PATH, pins)
    print(f"  audit_sha256  = {audit_sha}")
    print(f"  content_sha256= {content_sha}")
    print(f"  canonical delta_CP_PMNS_substrate = {float(delta_CP_PMNS_substrate)} (framework {{0,pi}})")
    print(f"  canonical sin2_theta12_PDG={sin2_theta12_PDG} sin2_theta13_PDG={sin2_theta13_PDG} (cross-ref)")

    res = compute()
    composite, magnitude, sign_verdict, regime_verdict = verdict_from(res)

    print("\n=== VERDICT ===")
    print(f"  mix_grp = {res['mix_grp']}/4 => composite = {composite}")
    print(f"  [3-tuple] sign={sign_verdict} magnitude={magnitude} regime={regime_verdict}")

    make_plot(res, composite)

    # value payload (no single-quote chars)
    value = (
        f"mix_grp={res['mix_grp']}/4;"
        f"sin2th12={res['pmns_sin2_th12']:.5f}(band[{S2T12_LO},{S2T12_HI}]:{res['slot_pass']['sin2_th12']});"
        f"sin2th23={res['pmns_sin2_th23']:.5f}(band[{S2T23_LO},{S2T23_HI}]:{res['slot_pass']['sin2_th23']});"
        f"sin2th13={res['pmns_sin2_th13']:.5f}(band[{S2T13_LO},{S2T13_HI}]:{res['slot_pass']['sin2_th13']});"
        f"J_PMNS={res['pmns_J']:.4e}(band[{J_OBS_LO},{J_OBS_HI}]:{res['slot_pass']['J_PMNS']});"
        f"forced_circ_J={res['J_forced_circulant']:.6f}(recoverS115={res['J_recover_matches_S115']});"
        f"epsLX_J=0_REAL_deltaCP-in-0-pi(NO_leptonic_CP;th12_OVERSHOOTS_like_quark_Vus,th23/th13_undershoot);"
        f"J0_deltaCP180_in3sig={res['J0_deltacp_consistent']};"
        f"underdetermined_obs_reachable_at_{res['offnorm_for_observed_pmns']/max(res['offnorm_minimal'],1e-30):.2f}x_minimal_epsLX(soft_wall);"
        f"family_max_angle_slots={res['family_max_mixgrp']}/3;"
        f"texture(rho13l={res['rho13_e']:.3f},rho23l={res['rho23_e']:.3f},|w12l|={res['w12_e']:.3e},offnorm={res['offnorm_e']:.4f},w23nu={res['w23_nu']:.3f});"
        f"m1/m3={res['m1_over_m3']:.2e}_rankdef;tower_e{tuple(TOWER_E)}_vs_nu{tuple(TOWER_NU)}_CHsectorasym"
    )

    np.savez(
        OUT_NPZ,
        value=value, mix_grp=res["mix_grp"], composite=composite,
        # PMNS observables
        sin2_th12=res["pmns_sin2_th12"], sin2_th23=res["pmns_sin2_th23"],
        sin2_th13=res["pmns_sin2_th13"], J_PMNS=res["pmns_J"],
        slot_pass_keys=np.array(list(res["slot_pass"].keys())),
        slot_pass_vals=np.array(list(res["slot_pass"].values())),
        # NuFIT 5.2 bands (external pins)
        S2T12_BF=S2T12_BF, S2T12_LO=S2T12_LO, S2T12_HI=S2T12_HI,
        S2T23_BF=S2T23_BF, S2T23_LO=S2T23_LO, S2T23_HI=S2T23_HI,
        S2T13_BF=S2T13_BF, S2T13_LO=S2T13_LO, S2T13_HI=S2T13_HI,
        J_PMNS_OBS=J_PMNS_OBS, J_OBS_LO=J_OBS_LO, J_OBS_HI=J_OBS_HI,
        delta_CP_3sig_lo=DELTA_CP_3SIG_LO, delta_CP_3sig_hi=DELTA_CP_3SIG_HI,
        # charged-lepton sector
        S0_lepton_fixed=res["S0_lepton_fixed"], gap_diag_lock_e=res["gap_diag_lock_e"],
        gap_pdg_e=res["gap_pdg_e"], w12_e=res["w12_e"], w13_e=res["w13_e"], w23_e=res["w23_e"],
        rho13_e=res["rho13_e"], rho23_e=res["rho23_e"], resid_e_max=res["resid_e_max"],
        offnorm_e=res["offnorm_e"], r_mue_fit=res["r_mue_fit"], r_taumu_fit=res["r_taumu_fit"],
        M_e=res["M_e"], U_eL=res["U_eL"], m_e_vals=res["m_e_vals"],
        # under-determination diagnostics
        offnorm_for_observed_pmns=res["offnorm_for_observed_pmns"],
        offnorm_minimal=res["offnorm_minimal"], family_max_mixgrp=res["family_max_mixgrp"],
        obs_pmns_reachable=res["obs_pmns_reachable"],
        # neutrino sector
        M_R_MKK=res["M_R_MKK"], Y_nu_diag=res["Y_nu_diag"], m_nu_S99_eV=res["m_nu_S99_eV"],
        eps23_strength=res["eps23_strength"], w23_nu=res["w23_nu"],
        M_nu=res["M_nu"], U_nuL=res["U_nuL"], m_nu_vals=res["m_nu_vals"],
        m1_over_m3=res["m1_over_m3"], nu_ratio_fw=res["nu_ratio_fw"], nu_ratio_obs=res["nu_ratio_obs"],
        # PMNS + contrasts
        U_PMNS=res["U_PMNS"], J_forced_circulant=res["J_forced_circulant"],
        J_recover_matches_S115=res["J_recover_matches_S115"],
        pmns_diagnu_sin2_th12=res["pmns_diagnu_sin2_th12"],
        pmns_diagnu_sin2_th23=res["pmns_diagnu_sin2_th23"],
        pmns_diagnu_sin2_th13=res["pmns_diagnu_sin2_th13"],
        J0_deltacp_consistent=res["J0_deltacp_consistent"],
        mix_grp_deltacp_reading=res["mix_grp_deltacp_reading"],
        # tower/casimir
        C2_E=C2_E, C2_NU=C2_NU, TRI_E=TRI_E, TRI_NU=TRI_NU,
        tower_e=np.array(TOWER_E), tower_nu=np.array(TOWER_NU), tau=TAU,
        # 3-tuple + provenance
        sign_verdict=sign_verdict, magnitude_verdict=magnitude, regime_verdict=regime_verdict,
        unitary_resid=res["unitary_resid"], rank_deficiency_ok=res["rank_deficiency_ok"],
        s111_Vus_fw=res["s111_Vus_fw"], s115_J_forced=res["s115_J_forced"],
        scheme=SCHEME, convention=CONVENTION, L_max=L_MAX,
        audit_sha256=audit_sha, content_sha256=content_sha,
    )

    tag = emit_4tuple(value, SCHEME, CONVENTION, L_MAX)
    print("\n" + tag)

    companion = (
        f"external-eps_LX lepton PMNS texture (lepton analog of quark S111-CF-YUK-FULLFLAVOR); "
        f"mix_grp={res['mix_grp']}/4 (PASS>=3); U_PMNS=U_eL^dag U_nuL; type-I seesaw M_R per S100a "
        f"[{', '.join(f'{x:.4f}' for x in res['M_R_MKK'])}] scale HELD; forced-circulant "
        f"J={res['J_forced_circulant']:.6f} (S115 recover {res['J_recover_matches_S115']}) >> eps_LX J=0 "
        f"(REAL, delta_CP in {{0,pi}})"
    )
    extra = [
        (f"# composite-precedence: mix_grp operator (PASS>=3/INFO=2/FAIL<=1, plan §W2-3) overrides the "
         f"generic 3-tuple collapse; sign=PASS records J=0 MATCHES framework delta_CP in {{0,pi}} (NOT "
         f"a direction-mismatch FAIL); magnitude={magnitude} carries the mix_grp verdict # {GATE_ID}"),
        (f"# C(+)H sector-asymmetry: charged-lepton tower {tuple(TOWER_E)} steep exp(-S0 C2) S0={res['S0_lepton_fixed']:.4f} "
         f"=> small U_eL; neutrino tower {tuple(TOWER_NU)} mild sqrt-C2 + near-deg M_R (Y_1=0 EXACT, m_1=0 "
         f"rank-def m1/m3={res['m1_over_m3']:.1e}) => U_nuL 2-3 rotation; PMNS=U_eL^dag U_nuL # {GATE_ID}"),
        (f"# J contrast: forced-circulant 1/(6sqrt3)={res['J_forced_circulant']:.7f} (washed-out S115) vs "
         f"eps_LX J={res['pmns_J']:.3e}=0 (real). Framework delta_CP in {{0,pi}} => J_FW < J_obs UNDERSHOOT "
         f"(NOT the quark V_us={res['s111_Vus_fw']:.4f} overshoot). J=0<->delta_CP=180 in 3sig "
         f"[{DELTA_CP_3SIG_LO},{DELTA_CP_3SIG_HI}] => CP-conserving-consistent={res['J0_deltacp_consistent']} # {GATE_ID}"),
        (f"# triality selection rule (VII.BL teeth): t(1,0)/t(1,1)/t(3,0)=1/0/0; 1<->3 mixing needs t(O)=1 "
         f"(triality-odd), forbidden for any LI op; non-LI eps_LX supplies it (S98-W3-1). regulator_pin=N/A "
         f"(representation-theoretic, no Seeley-DeWitt a_n) # {GATE_ID}"),
        (f"# texture set BY masses NOT PMNS: charged-lepton {{rho13l={res['rho13_e']:.4f},rho23l={res['rho23_e']:.4f},"
         f"|w12l|={res['w12_e']:.3e}}} fit to m_mu/m_e={res['r_mue_fit']:.2f}, m_tau/m_mu={res['r_taumu_fit']:.2f} "
         f"(resid {res['resid_e_max']:.1e}); PMNS is the OUTPUT # {GATE_ID}"),
    ]

    print_verdict_payload(composite, value, audit_sha, content_sha,
                          sign_verdict=sign_verdict, magnitude_verdict=magnitude,
                          regime_verdict=regime_verdict,
                          companion_note=companion, extra_rows=extra)

    wall = time.time() - t0
    print(f"\n=== {GATE_ID}: {composite} (wall {wall:.2f}s) ===")
    return 0


if __name__ == "__main__":
    sys.exit(main())
